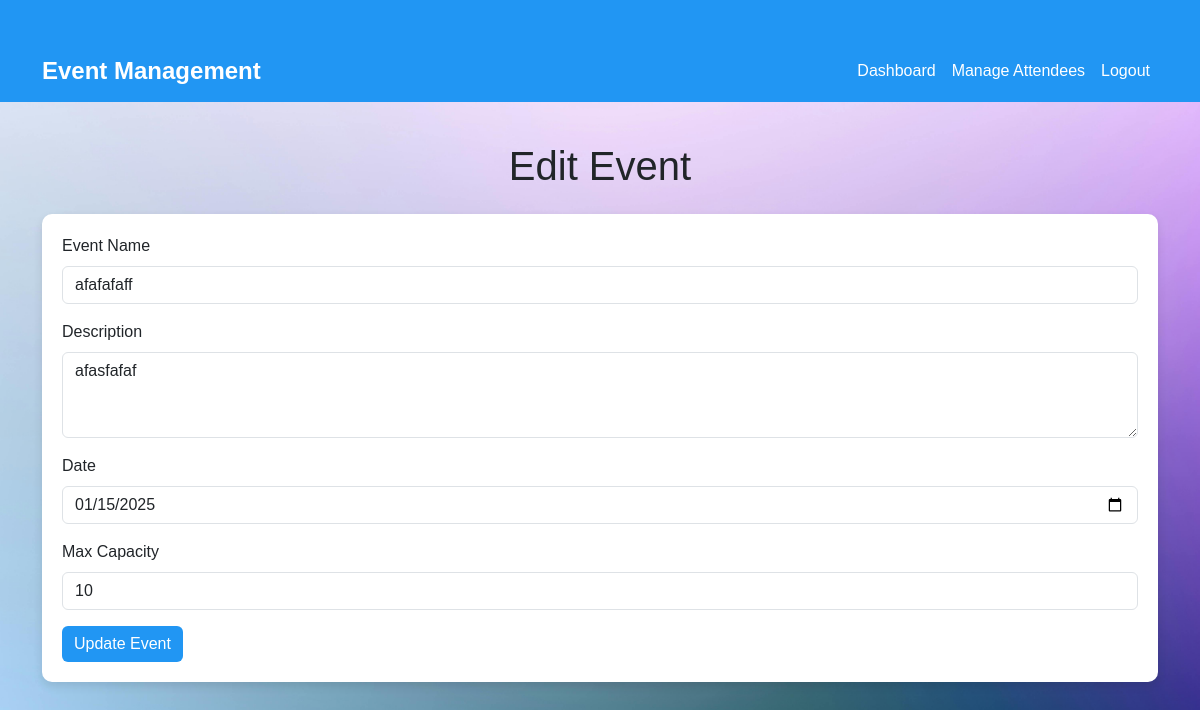
The page /edit_event.php?id=4 (signed in) on the database its author committed.
### tables this page shows
CREATE TABLE `events` (
  `id` int(11) NOT NULL,
  `event_name` varchar(255) DEFAULT NULL,
  `event_desc` text DEFAULT NULL,
  `event_date` date NOT NULL,
  `max_capacity` int(11) NOT NULL,
  `current_attendees` int(11) NOT NULL DEFAULT 0,
  `created_by` int(11) NOT NULL
);

### edit_event.php (the view, shortened to what this page needs)
<?php
require 'config.php';
$event_id = $_GET['id'];
$stmt = $conn->prepare("SELECT * FROM events WHERE id = ?");
$stmt->bind_param("i", $event_id);
$stmt->execute();
$result = $stmt->get_result();
$event = $result->fetch_assoc();
?>
<!DOCTYPE html>
<html lang="en">
<head>
    <link href="https://cdn.jsdelivr.net/npm/bootstrap@5.3.0/dist/css/bootstrap.min.css" rel="stylesheet">
    <link rel="stylesheet" href="assets/css/style.css">
</head>
<body>
<nav class="navbar navbar-expand-lg">
    <div class="container">
        <a class="navbar-brand" href="dashboard.php">Event Management</a>
        <div class="collapse navbar-collapse" id="navbarNav">
            <ul class="navbar-nav ms-auto">
                <li class="nav-item">
                    <a class="nav-link" href="dashboard.php">Dashboard</a>
                </li>
                <li class="nav-item">
                    <a class="nav-link" href="attendees.php">Manage Attendees</a>
                </li>
                <li class="nav-item">
                    <a class="nav-link" href="logout.php">Logout</a>
                </li>
            </ul>
        </div>
    </div>
</nav>
<div class="container">
    <h1 class="text-center mb-4">Edit Event</h1>
    <div class="form-container">
        <form action="edit_event.php?id=<?= $event_id ?>" method="POST">
            <div class="mb-3">
                <label for="event_name" class="form-label">Event Name</label>
                <input type="text" class="form-control" id="event_name" name="event_name" value="<?= htmlspecialchars($event['event_name']) ?>" required>
            </div>
            <div class="mb-3">
                <label for="event_desc" class="form-label">Description</label>
                <textarea class="form-control" id="event_desc" name="event_desc" rows="3" required><?= htmlspecialchars($event['event_desc']) ?></textarea>
            </div>
            <div class="mb-3">
                <label for="event_date" class="form-label">Date</label>
                <input type="date" class="form-control" id="event_date" name="event_date" value="<?= $event['event_date'] ?>" required>
            </div>
            <div class="mb-3">
                <label for="max_capacity" class="form-label">Max Capacity</label>
                <input type="number" class="form-control" id="max_capacity" name="max_capacity" value="<?= $event['max_capacity'] ?>" required>
            </div>
            <button type="submit" class="btn btn-custom">Update Event</button>
        </form>
    </div>
</div>
</body>
</html>

### edit_event.php (style rules this page uses)
body { background:url('assets/images/edit-event.jpg') no-repeat center center fixed; font-family: 'Arial', sans-serif; background-size: cover; position: relative; overflow: hidden; }
.navbar { background-color: #2196f3; }
.navbar-brand { color: #fff !important; font-weight: bold; font-size: 1.5rem; }
.navbar-nav .nav-link { color: #fff !important; }
.container { margin-top: 40px; }
.btn-custom { background-color: #2196f3; color: white; border: none; }
.form-container { background: white; padding: 20px; border-radius: 10px; box-shadow: 0 4px 10px rgba(0, 0, 0, 0.1); }

### rows shown on the page
events: event_name "afafafaff", event_desc "afasfafaf", event_date "01/15/2025", max_capacity "10"
